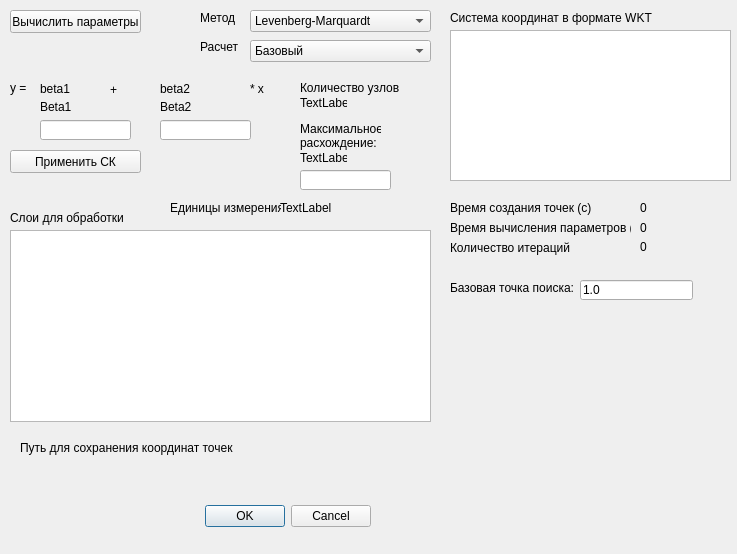
<?xml version="1.0" encoding="UTF-8"?>
<ui version="4.0">
 <class>CalcCoordSysDialogBase</class>
 <widget class="QDialog" name="CalcCoordSysDialogBase">
  <property name="geometry">
   <rect>
    <x>0</x>
    <y>0</y>
    <width>737</width>
    <height>554</height>
   </rect>
  </property>
  <property name="windowTitle">
   <string>CalcCoordSys</string>
  </property>
  <widget class="QDialogButtonBox" name="button_box">
   <property name="geometry">
    <rect>
     <x>30</x>
     <y>500</y>
     <width>341</width>
     <height>32</height>
    </rect>
   </property>
   <property name="orientation">
    <enum>Qt::Horizontal</enum>
   </property>
   <property name="standardButtons">
    <set>QDialogButtonBox::Cancel|QDialogButtonBox::Ok</set>
   </property>
  </widget>
  <widget class="QPushButton" name="setCoord">
   <property name="geometry">
    <rect>
     <x>10</x>
     <y>150</y>
     <width>131</width>
     <height>23</height>
    </rect>
   </property>
   <property name="text">
    <string>Применить СК</string>
   </property>
  </widget>
  <widget class="QPushButton" name="calcParams">
   <property name="geometry">
    <rect>
     <x>10</x>
     <y>10</y>
     <width>131</width>
     <height>23</height>
    </rect>
   </property>
   <property name="text">
    <string>Вычислить параметры</string>
   </property>
  </widget>
  <widget class="QListWidget" name="layersList">
   <property name="geometry">
    <rect>
     <x>10</x>
     <y>230</y>
     <width>421</width>
     <height>192</height>
    </rect>
   </property>
   <property name="selectionMode">
    <enum>QAbstractItemView::MultiSelection</enum>
   </property>
  </widget>
  <widget class="QLabel" name="label">
   <property name="geometry">
    <rect>
     <x>10</x>
     <y>210</y>
     <width>121</width>
     <height>16</height>
    </rect>
   </property>
   <property name="text">
    <string>Слои для обработки</string>
   </property>
  </widget>
  <widget class="QLabel" name="label_2">
   <property name="geometry">
    <rect>
     <x>10</x>
     <y>80</y>
     <width>21</width>
     <height>16</height>
    </rect>
   </property>
   <property name="text">
    <string>y = </string>
   </property>
  </widget>
  <widget class="QLabel" name="beta1">
   <property name="geometry">
    <rect>
     <x>40</x>
     <y>82</y>
     <width>47</width>
     <height>13</height>
    </rect>
   </property>
   <property name="text">
    <string>beta1</string>
   </property>
  </widget>
  <widget class="QLabel" name="beta2">
   <property name="geometry">
    <rect>
     <x>160</x>
     <y>82</y>
     <width>47</width>
     <height>13</height>
    </rect>
   </property>
   <property name="text">
    <string>beta2</string>
   </property>
  </widget>
  <widget class="QLabel" name="label_3">
   <property name="geometry">
    <rect>
     <x>110</x>
     <y>82</y>
     <width>21</width>
     <height>16</height>
    </rect>
   </property>
   <property name="text">
    <string>+</string>
   </property>
  </widget>
  <widget class="QLabel" name="label_4">
   <property name="geometry">
    <rect>
     <x>250</x>
     <y>82</y>
     <width>47</width>
     <height>13</height>
    </rect>
   </property>
   <property name="text">
    <string>* x</string>
   </property>
  </widget>
  <widget class="QComboBox" name="comboBox">
   <property name="geometry">
    <rect>
     <x>250</x>
     <y>10</y>
     <width>181</width>
     <height>22</height>
    </rect>
   </property>
   <item>
    <property name="text">
     <string>Levenberg-Marquardt</string>
    </property>
   </item>
   <item>
    <property name="text">
     <string>Trust Region Reflective</string>
    </property>
   </item>
   <item>
    <property name="text">
     <string>DogLeg</string>
    </property>
   </item>
  </widget>
  <widget class="QLabel" name="label_5">
   <property name="geometry">
    <rect>
     <x>200</x>
     <y>10</y>
     <width>41</width>
     <height>16</height>
    </rect>
   </property>
   <property name="text">
    <string>Метод</string>
   </property>
  </widget>
  <widget class="QPlainTextEdit" name="wktText">
   <property name="geometry">
    <rect>
     <x>450</x>
     <y>30</y>
     <width>281</width>
     <height>151</height>
    </rect>
   </property>
  </widget>
  <widget class="QLabel" name="label_6">
   <property name="geometry">
    <rect>
     <x>450</x>
     <y>10</y>
     <width>211</width>
     <height>16</height>
    </rect>
   </property>
   <property name="text">
    <string>Система координат в формате WKT</string>
   </property>
  </widget>
  <widget class="QLabel" name="label_7">
   <property name="geometry">
    <rect>
     <x>40</x>
     <y>100</y>
     <width>47</width>
     <height>13</height>
    </rect>
   </property>
   <property name="text">
    <string>Beta1</string>
   </property>
  </widget>
  <widget class="QLabel" name="label_8">
   <property name="geometry">
    <rect>
     <x>160</x>
     <y>100</y>
     <width>47</width>
     <height>13</height>
    </rect>
   </property>
   <property name="text">
    <string>Beta2</string>
   </property>
  </widget>
  <widget class="QLineEdit" name="beta1_text">
   <property name="geometry">
    <rect>
     <x>40</x>
     <y>120</y>
     <width>91</width>
     <height>20</height>
    </rect>
   </property>
  </widget>
  <widget class="QLineEdit" name="beta2_text">
   <property name="geometry">
    <rect>
     <x>160</x>
     <y>120</y>
     <width>91</width>
     <height>20</height>
    </rect>
   </property>
  </widget>
  <widget class="QLabel" name="label_9">
   <property name="geometry">
    <rect>
     <x>300</x>
     <y>120</y>
     <width>81</width>
     <height>31</height>
    </rect>
   </property>
   <property name="text">
    <string>Максимальное расхождение:</string>
   </property>
   <property name="wordWrap">
    <bool>true</bool>
   </property>
  </widget>
  <widget class="QLabel" name="max_error">
   <property name="geometry">
    <rect>
     <x>300</x>
     <y>151</y>
     <width>47</width>
     <height>13</height>
    </rect>
   </property>
   <property name="text">
    <string>TextLabel</string>
   </property>
  </widget>
  <widget class="QgsFileWidget" name="path_excel">
   <property name="geometry">
    <rect>
     <x>20</x>
     <y>460</y>
     <width>411</width>
     <height>27</height>
    </rect>
   </property>
   <property name="storageMode">
    <enum>QgsFileWidget::GetDirectory</enum>
   </property>
  </widget>
  <widget class="QLabel" name="label_10">
   <property name="geometry">
    <rect>
     <x>20</x>
     <y>440</y>
     <width>221</width>
     <height>16</height>
    </rect>
   </property>
   <property name="text">
    <string>Путь для сохранения координат точек</string>
   </property>
  </widget>
  <widget class="QLabel" name="label_11">
   <property name="geometry">
    <rect>
     <x>300</x>
     <y>80</y>
     <width>101</width>
     <height>16</height>
    </rect>
   </property>
   <property name="text">
    <string>Количество узлов</string>
   </property>
  </widget>
  <widget class="QLabel" name="num_points">
   <property name="geometry">
    <rect>
     <x>300</x>
     <y>96</y>
     <width>47</width>
     <height>13</height>
    </rect>
   </property>
   <property name="text">
    <string>TextLabel</string>
   </property>
  </widget>
  <widget class="QLineEdit" name="text_error">
   <property name="geometry">
    <rect>
     <x>300</x>
     <y>170</y>
     <width>91</width>
     <height>20</height>
    </rect>
   </property>
  </widget>
  <widget class="QLabel" name="label_units">
   <property name="geometry">
    <rect>
     <x>280</x>
     <y>200</y>
     <width>151</width>
     <height>16</height>
    </rect>
   </property>
   <property name="text">
    <string>TextLabel</string>
   </property>
  </widget>
  <widget class="QLabel" name="label_13">
   <property name="geometry">
    <rect>
     <x>170</x>
     <y>200</y>
     <width>111</width>
     <height>16</height>
    </rect>
   </property>
   <property name="text">
    <string>Единицы измерения:</string>
   </property>
  </widget>
  <widget class="QLabel" name="label_12">
   <property name="geometry">
    <rect>
     <x>450</x>
     <y>200</y>
     <width>141</width>
     <height>16</height>
    </rect>
   </property>
   <property name="text">
    <string>Время создания точек (с):</string>
   </property>
  </widget>
  <widget class="QLabel" name="label_14">
   <property name="geometry">
    <rect>
     <x>450</x>
     <y>220</y>
     <width>181</width>
     <height>16</height>
    </rect>
   </property>
   <property name="text">
    <string>Время вычисления параметров (с):</string>
   </property>
  </widget>
  <widget class="QLabel" name="time_points">
   <property name="geometry">
    <rect>
     <x>640</x>
     <y>200</y>
     <width>81</width>
     <height>16</height>
    </rect>
   </property>
   <property name="text">
    <string>0</string>
   </property>
  </widget>
  <widget class="QLabel" name="time_calc">
   <property name="geometry">
    <rect>
     <x>640</x>
     <y>220</y>
     <width>81</width>
     <height>16</height>
    </rect>
   </property>
   <property name="text">
    <string>0</string>
   </property>
  </widget>
  <widget class="QLabel" name="label_15">
   <property name="geometry">
    <rect>
     <x>450</x>
     <y>240</y>
     <width>161</width>
     <height>16</height>
    </rect>
   </property>
   <property name="text">
    <string>Количество итераций</string>
   </property>
  </widget>
  <widget class="QLabel" name="iterations">
   <property name="geometry">
    <rect>
     <x>640</x>
     <y>240</y>
     <width>47</width>
     <height>13</height>
    </rect>
   </property>
   <property name="text">
    <string>0</string>
   </property>
  </widget>
  <widget class="QLabel" name="label_16">
   <property name="geometry">
    <rect>
     <x>200</x>
     <y>40</y>
     <width>47</width>
     <height>13</height>
    </rect>
   </property>
   <property name="text">
    <string>Расчет</string>
   </property>
  </widget>
  <widget class="QComboBox" name="comboBox_2">
   <property name="geometry">
    <rect>
     <x>250</x>
     <y>40</y>
     <width>181</width>
     <height>22</height>
    </rect>
   </property>
   <item>
    <property name="text">
     <string>Базовый</string>
    </property>
   </item>
   <item>
    <property name="text">
     <string>Расширенный</string>
    </property>
   </item>
   <item>
    <property name="text">
     <string>Новая формула</string>
    </property>
   </item>
   <item>
    <property name="text">
     <string>Дополнительная формула</string>
    </property>
   </item>
  </widget>
  <widget class="QLabel" name="label_17">
   <property name="geometry">
    <rect>
     <x>450</x>
     <y>280</y>
     <width>131</width>
     <height>16</height>
    </rect>
   </property>
   <property name="text">
    <string>Базовая точка поиска:</string>
   </property>
  </widget>
  <widget class="QLineEdit" name="lineEdit_point">
   <property name="geometry">
    <rect>
     <x>580</x>
     <y>280</y>
     <width>113</width>
     <height>20</height>
    </rect>
   </property>
   <property name="text">
    <string>1.0</string>
   </property>
  </widget>
 </widget>
 <customwidgets>
  <customwidget>
   <class>QgsFileWidget</class>
   <extends>QWidget</extends>
   <header>qgsfilewidget.h</header>
  </customwidget>
 </customwidgets>
 <resources/>
 <connections>
  <connection>
   <sender>button_box</sender>
   <signal>accepted()</signal>
   <receiver>CalcCoordSysDialogBase</receiver>
   <slot>accept()</slot>
   <hints>
    <hint type="sourcelabel">
     <x>20</x>
     <y>20</y>
    </hint>
    <hint type="destinationlabel">
     <x>20</x>
     <y>20</y>
    </hint>
   </hints>
  </connection>
  <connection>
   <sender>button_box</sender>
   <signal>rejected()</signal>
   <receiver>CalcCoordSysDialogBase</receiver>
   <slot>reject()</slot>
   <hints>
    <hint type="sourcelabel">
     <x>20</x>
     <y>20</y>
    </hint>
    <hint type="destinationlabel">
     <x>20</x>
     <y>20</y>
    </hint>
   </hints>
  </connection>
 </connections>
</ui>
